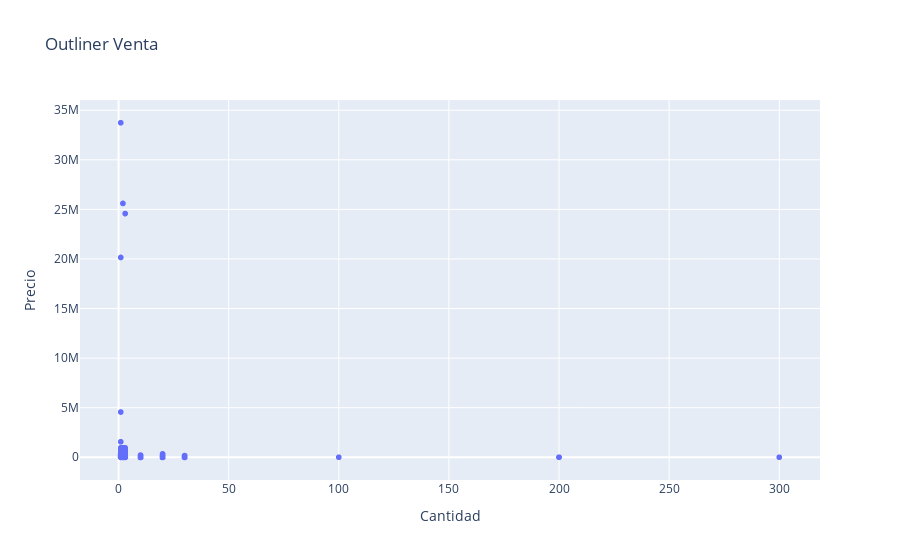
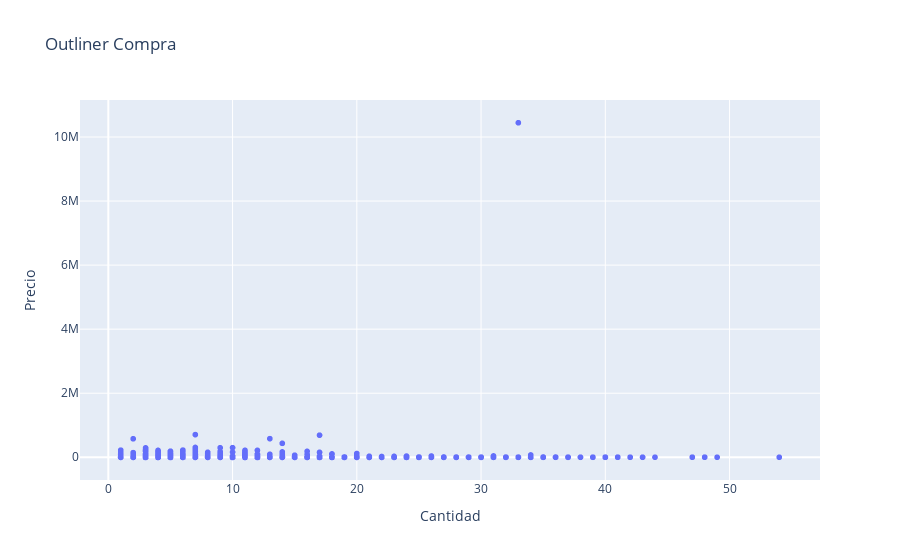
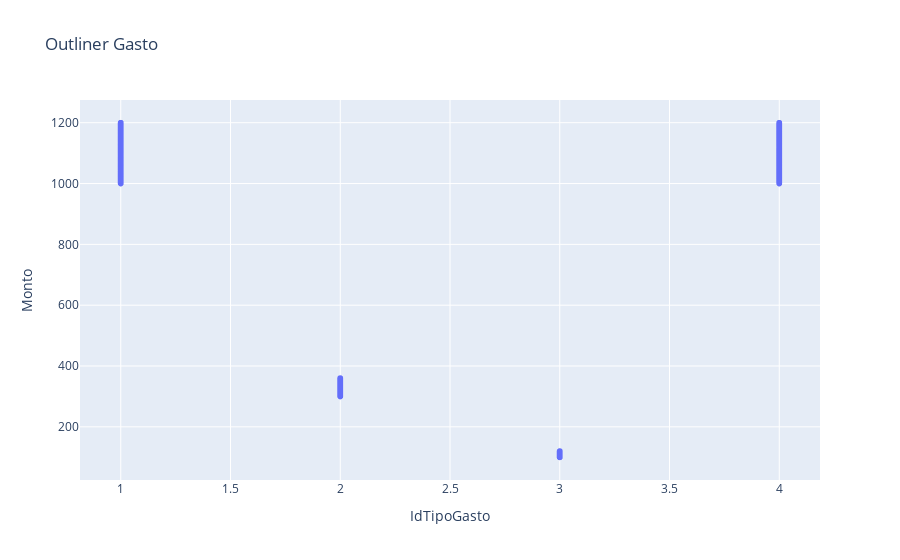

Here is the notebook cell these charts were saved with, in order:
### Code cell
#Analizamos los que suponen ser un outlier y los graficamos para una mejor comprension
fig = px.scatter(df_venta, x="Cantidad", y="Precio", title="Outliner Venta")
fig.show()

fig = px.scatter(df_compra, x="Cantidad", y="Precio", title="Outliner Compra")
fig.show()

fig = px.scatter(df_gasto, x="IdTipoGasto", y="Monto", title="Outliner Gasto")
fig.show()

### Figure 1 — Plotly figure (JSON) as saved in the notebook; plotly's stock layout.template omitted (floating-point values rounded to 4 significant figures; data arrays with more than 128 entries replaced by an {"elided": "..."} marker saying what was removed)
{"data": [{"hovertemplate": "Cantidad=%{x}<br>Precio=%{y}<extra></extra>", "legendgroup": "", "marker": {"color": "#636efa", "symbol": "circle"}, "mode": "markers", "name": "", "showlegend": false, "type": "scattergl", "x": {"elided": "46645 int values"}, "xaxis": "x", "y": {"elided": "46645 float values"}, "yaxis": "y"}], "layout": {"legend": {"tracegroupgap": 0}, "title": {"text": "Outliner Venta"}, "xaxis": {"anchor": "y", "domain": [0, 1], "title": {"text": "Cantidad"}}, "yaxis": {"anchor": "x", "domain": [0, 1], "title": {"text": "Precio"}}}}

### Figure 2 — Plotly figure (JSON) as saved in the notebook; plotly's stock layout.template omitted (floating-point values rounded to 4 significant figures; data arrays with more than 128 entries replaced by an {"elided": "..."} marker saying what was removed)
{"data": [{"hovertemplate": "Cantidad=%{x}<br>Precio=%{y}<extra></extra>", "legendgroup": "", "marker": {"color": "#636efa", "symbol": "circle"}, "mode": "markers", "name": "", "showlegend": false, "type": "scattergl", "x": {"elided": "11539 int values"}, "xaxis": "x", "y": {"elided": "11539 float values"}, "yaxis": "y"}], "layout": {"legend": {"tracegroupgap": 0}, "title": {"text": "Outliner Compra"}, "xaxis": {"anchor": "y", "domain": [0, 1], "title": {"text": "Cantidad"}}, "yaxis": {"anchor": "x", "domain": [0, 1], "title": {"text": "Precio"}}}}

### Figure 3 — Plotly figure (JSON) as saved in the notebook; plotly's stock layout.template omitted (floating-point values rounded to 4 significant figures; data arrays with more than 128 entries replaced by an {"elided": "..."} marker saying what was removed)
{"data": [{"hovertemplate": "IdTipoGasto=%{x}<br>Monto=%{y}<extra></extra>", "legendgroup": "", "marker": {"color": "#636efa", "symbol": "circle"}, "mode": "markers", "name": "", "showlegend": false, "type": "scattergl", "x": {"elided": "8640 int values"}, "xaxis": "x", "y": {"elided": "8640 float values"}, "yaxis": "y"}], "layout": {"legend": {"tracegroupgap": 0}, "title": {"text": "Outliner Gasto"}, "xaxis": {"anchor": "y", "domain": [0, 1], "title": {"text": "IdTipoGasto"}}, "yaxis": {"anchor": "x", "domain": [0, 1], "title": {"text": "Monto"}}}}
